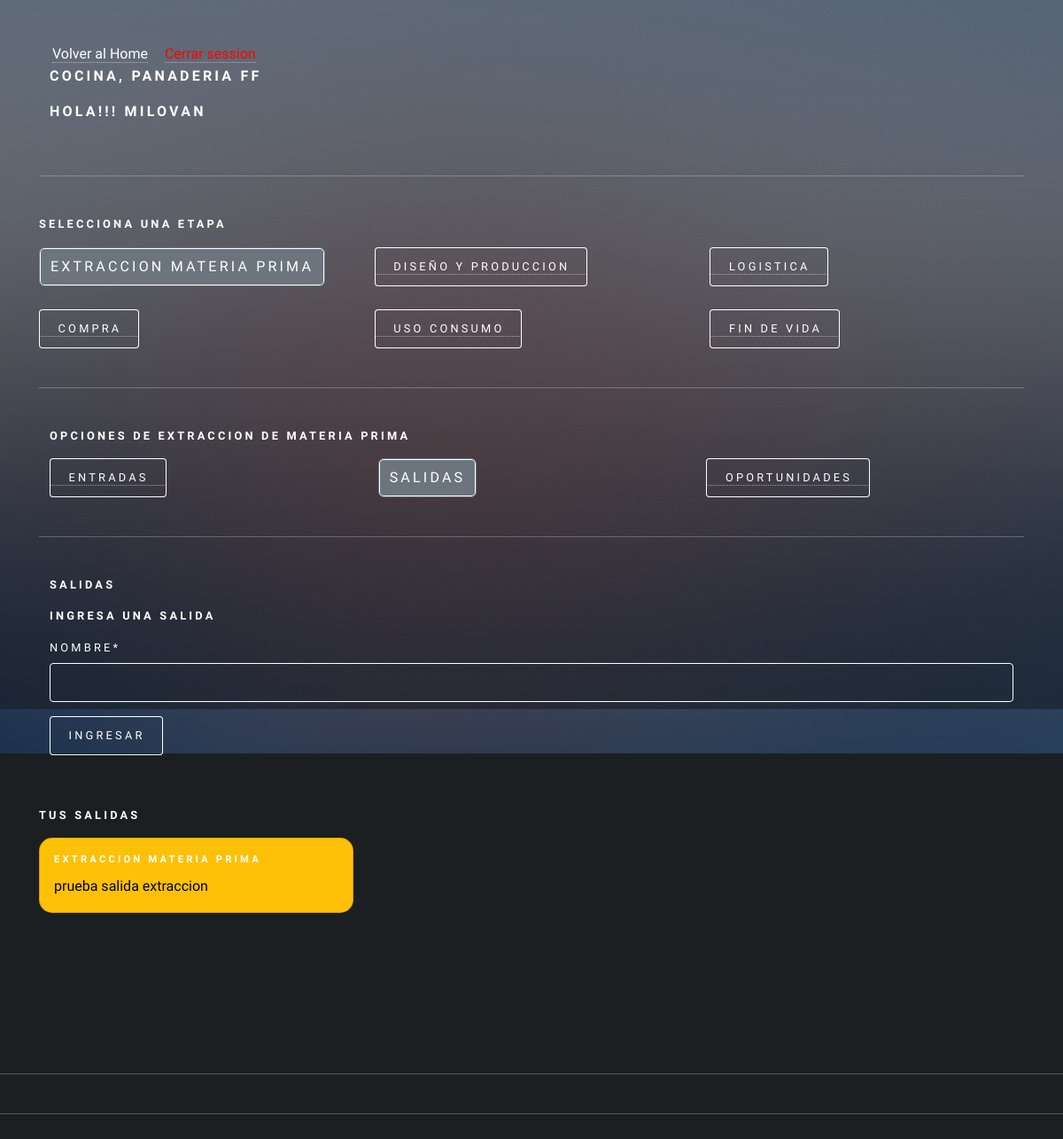
Before: /agregar_salida_extraccion (signed in) with the older database file.
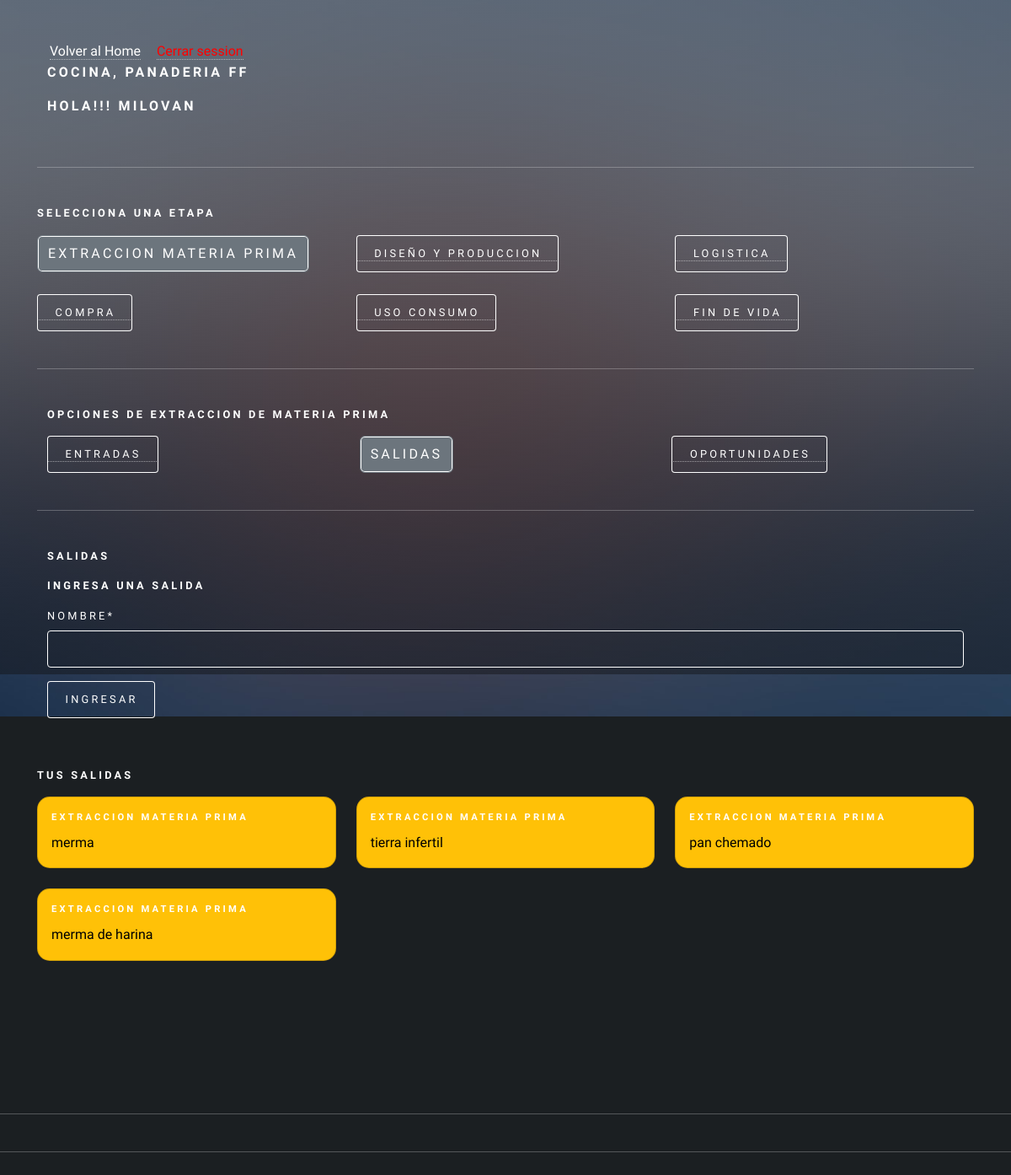
After: the same page with the newer database file.
### app/models.py (models this page shows, shortened)
class RegistroTrabajador(models.Model):
    id_registro = models.AutoField(primary_key=True)
    id_usuario = models.ForeignKey(Usuario, on_delete=models.CASCADE)
    descripcion = models.TextField(max_length=160)
    id_area = models.ForeignKey(AreaEmpresa, on_delete=models.CASCADE)

class AreaEmpresa(models.Model):
    id_area = models.AutoField(primary_key=True)
    nombre  = models.CharField(max_length=20)
    productos = models.CharField(max_length=50)
    id_empresa = models.ForeignKey(Empresa, on_delete=models.CASCADE)
    def nombre_area(self):
        return "{}, {}". format(self.nombre, self.id_empresa)
    def __str__(self):
        return self.nombre_area()

class Empresa(models.Model):
    id_empresa = models.AutoField(primary_key=True)
    nombre  = models.CharField(max_length=20)
    def __str__(self):
        return self.nombre

class Salida(models.Model):
    id_salida = models.AutoField(primary_key=True)
    nombre  = models.CharField(max_length=50)
    fecha =  models.DateField(auto_now_add=True)
    etapa = models.ForeignKey(Etapa, on_delete=models.CASCADE)
    usuario =models.ForeignKey(Usuario, on_delete=models.CASCADE)
    id_area = models.ForeignKey(AreaEmpresa, on_delete=models.CASCADE)

class Etapa(models.Model):
    id_etapa = models.AutoField(primary_key=True)
    nombre  = models.CharField(max_length=50)
    fecha_inicio  = models.DateField()
    fecha_termino  = models.DateField()
    area = models.ForeignKey(AreaEmpresa, on_delete=models.CASCADE)
    ciclo = models.ForeignKey(CicloArea, on_delete=models.CASCADE)
    activo = models.BooleanField()
    def __str__(self):
        return self.nombre

### app/views.py (the view, shortened to what this page needs)
# urls.py: path('agregar_salida_extraccion', agregarSalidaExtraccion, name="agregar_salida_extraccion"),
def agregarSalidaExtraccion(request):
    if request.user.is_authenticated:
        registros = RegistroTrabajador.objects.filter(id_usuario=request.user)
        etapa = Etapa.objects.values_list("id_etapa", flat=True).filter(nombre="Extraccion materia prima")
        salidas = Salida.objects.filter(usuario=request.user)
        areaTrabajador = RegistroTrabajador.objects.values_list("id_area", flat=True).filter(id_usuario = request.user)
        data = {
            'form': SalidaForm(),
            'registros': registros,
            'salidas': salidas
        }
        print(f"la id del usuario es!!!!!!!!:", request.user.id)
        return render(request,'autodiagnostico/extraccion/salida/agregar_salida.html', data)
    else:
        return render(request, 'autodiagnostico/extraccion/entrada/agregar_salida.html')

### app/forms.py
class SalidaForm(forms.ModelForm):
    class Meta:
        model = Salida
        fields = 'nombre',

### app/templates/autodiagnostico/extraccion/salida/agregar_salida.html (shortened to what this page needs)
{% extends 'autodiagnostico/extraccion/home_extraccion.html' %}
{% load static %}
{% load crispy_forms_tags %}
{% block extraccion %}
<div class="container">
    <h4>Salidas</h4>
    <form action="" method="post">
        <h4>Ingresa una salida</h4>
        {{form | crispy}}
        <div>
            <input type="submit" class="btn btn-primary" value="ingresar">
        </div>
    </form>
</div>
<br>
<h4>Tus Salidas</h4>
<div class="row row-cols-1 row-cols-md-3 g-4">
    {% for p in salidas %}
    {% if p.etapa.nombre == "Extraccion materia prima" %}
        <div class="col">
            <div class="card text-bg-warning">
                <div class="card-body">
                    <h5 class="card-title">{{p.etapa}}</h5>
                    <p class="card-text">{{p.nombre}}</p>
                </div>
            </div>
        </div>
    {% endif %}
    {% endfor %}
</div>
{% endblock extraccion %}

### app/templates/autodiagnostico/auto_diagnostico.html (shortened to what this page needs)
{% load static %}
<!DOCTYPE HTML>
<html>
<head>
    <link href="https://cdn.jsdelivr.net/npm/bootstrap@5.2.0/dist/css/bootstrap.min.css" rel="stylesheet"
>
    <link rel="stylesheet" href="{% static 'css/main.css' %}" />
    <link rel="stylesheet" href="{% static 'css/style.css' %}">
</head>
<body class="is-preload">
    <div id="wrapper">
        <div class="container-sm">
            {% if user.is_authenticated %}
            <a id="home_admin" href="{% url 'home' %}">Volver al Home</a>  <a href="{% url 'logout' %}" id="cerrarSesion">Cerrar session</a>
            {% if registros %}
            <div class="container-sm">
                <div class="row">
                    {% for i in registros %}
                        <h3>{{i.id_area}}</h3>
                    {% endfor %}
                    <h3>Hola!!! {{user.username}}</h3>
                </div>
            </div>
            <hr>
            <h4>Selecciona una Etapa</h4>
            <div class="row">
                <div class="col">
                    <a href="{% url 'extraccion_materiaPrima' %}"><button type="button" id="extraccion">Extraccion
                            Materia Prima</button></a>
                </div>
                <div class="col">
                    <a href="{% url 'diseño_Produccion' %}"><button type="button" id="diseño">Diseño y
                            produccion</button></a>
                </div>
                <div class="col">
                    <a href="{% url 'logistica' %}"><button type="button" id="logistica">Logistica</button></a>
                </div>
            </div>
            <br>
            <div class="row">
                <div class="col">
                    <a href="{% url 'compra' %}"><button type="button" id="compra">Compra</button></a>
                </div>
                <div class="col">
                    <a href="{% url 'uso_consumo' %}"><button type="button" id="uso">Uso consumo</button></a>
                </div>
                <div class="col">
                    <a href="{% url 'fin_vida' %}"><button type="button" id="fin">Fin de vida</button></a>
                </div>
            </div>
            <hr>
            {% block body %}{% endblock %}
        </div>
        {% else %}
        <h1>Registra la empresa y el area a la que perteneces!!!!</h1>
        <a href="{% url 'agregar_Area' user.id  %}"><button type="button">Aqui</button></a>
        {% endif %}
        {% else %}
        <h1>Inicia Session</h1>
        <p>Para acceder a tu Auto Diagnostico </p>
        <a href="{% url 'login'  %}"><button type="button">Inicia Session</button></a>
        {% endif %}
    </div>
    <hr>
    <hr>
    <br>
    <br>
    <div id="bg"></div>
</body>
</html>

Changed rows visible on the page:
changed Salida: nombre "prueba salida extraccion" → "merma"
now on this page (row edited): Salida: etapa "EXTRACCION MATERIA PRIMA", nombre "tierra infertil"
now on this page (row edited): Salida: etapa "EXTRACCION MATERIA PRIMA", nombre "pan chemado"
now on this page (row edited): Salida: etapa "EXTRACCION MATERIA PRIMA", nombre "merma de harina"
